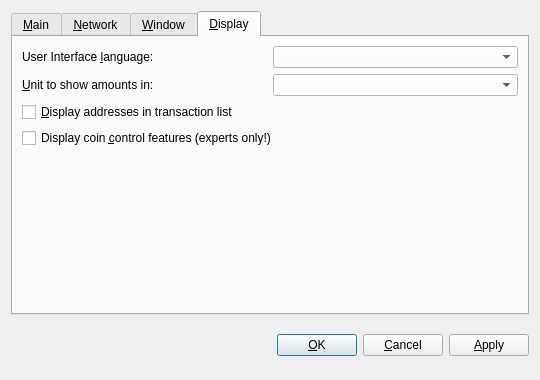
<?xml version="1.0" encoding="UTF-8"?>
<ui version="4.0">
 <class>OptionsDialog</class>
 <widget class="QDialog" name="OptionsDialog">
  <property name="geometry">
   <rect>
    <x>0</x>
    <y>0</y>
    <width>540</width>
    <height>380</height>
   </rect>
  </property>
  <property name="windowTitle">
   <string>Options</string>
  </property>
  <property name="styleSheet">
   <string notr="true"/>
  </property>
  <property name="modal">
   <bool>true</bool>
  </property>
  <layout class="QVBoxLayout" name="verticalLayout">
   <item>
    <widget class="QTabWidget" name="tabWidget">
     <property name="styleSheet">
      <string notr="true"/>
     </property>
     <property name="tabPosition">
      <enum>QTabWidget::North</enum>
     </property>
     <property name="currentIndex">
      <number>3</number>
     </property>
     <widget class="QWidget" name="tabMain">
      <attribute name="title">
       <string>&amp;Main</string>
      </attribute>
      <layout class="QVBoxLayout" name="verticalLayout_Main">
       <item>
        <widget class="QLabel" name="transactionFeeInfoLabel">
         <property name="text">
          <string>Optional transaction fee per kB that helps make sure your transactions are processed quickly. Most transactions are 1 kB. Fee 0.01 recommended.</string>
         </property>
         <property name="textFormat">
          <enum>Qt::PlainText</enum>
         </property>
         <property name="wordWrap">
          <bool>true</bool>
         </property>
        </widget>
       </item>
       <item>
        <layout class="QHBoxLayout" name="horizontalLayoutFee">
         <item>
          <widget class="QLabel" name="transactionFeeLabel">
           <property name="text">
            <string>Pay transaction &amp;fee</string>
           </property>
           <property name="textFormat">
            <enum>Qt::PlainText</enum>
           </property>
           <property name="buddy">
            <cstring>transactionFee</cstring>
           </property>
          </widget>
         </item>
         <item>
          <widget class="BitcoinAmountField" name="transactionFee"/>
         </item>
         <item>
          <spacer name="horizontalSpacerFee">
           <property name="orientation">
            <enum>Qt::Horizontal</enum>
           </property>
           <property name="sizeHint" stdset="0">
            <size>
             <width>40</width>
             <height>20</height>
            </size>
           </property>
          </spacer>
         </item>
        </layout>
       </item>
       <item>
        <widget class="QLabel" name="reserveBalanceInfoLabel">
         <property name="text">
          <string>Reserved amount does not participate in staking and is therefore spendable at any time.</string>
         </property>
         <property name="textFormat">
          <enum>Qt::PlainText</enum>
         </property>
         <property name="wordWrap">
          <bool>true</bool>
         </property>
        </widget>
       </item>
       <item>
        <layout class="QHBoxLayout" name="horizontalLayoutReserveBalance">
         <item>
          <widget class="QLabel" name="reserveBalanceLabel">
           <property name="text">
            <string>Reserve</string>
           </property>
           <property name="textFormat">
            <enum>Qt::PlainText</enum>
           </property>
           <property name="buddy">
            <cstring>reserveBalance</cstring>
           </property>
          </widget>
         </item>
         <item>
          <widget class="BitcoinAmountField" name="reserveBalance"/>
         </item>
         <item>
          <spacer name="horizontalSpacerReserveBalance">
           <property name="orientation">
            <enum>Qt::Horizontal</enum>
           </property>
           <property name="sizeHint" stdset="0">
            <size>
             <width>40</width>
             <height>20</height>
            </size>
           </property>
          </spacer>
         </item>
        </layout>
       </item>
       <item>
        <widget class="QCheckBox" name="bitcoinAtStartup">
         <property name="toolTip">
          <string>Automatically start dyor after logging in to the system.</string>
         </property>
         <property name="text">
          <string>&amp;Start dyor-qt on system login</string>
         </property>
        </widget>
       </item>
       <item>
        <widget class="QCheckBox" name="detachDatabases">
         <property name="toolTip">
          <string>Detach block and address databases at shutdown. This means they can be moved to another data directory, but it slows down shutdown. The wallet is always detached.</string>
         </property>
         <property name="text">
          <string>&amp;Detach databases at shutdown</string>
         </property>
        </widget>
       </item>
       <item>
        <spacer name="verticalSpacer_Main">
         <property name="orientation">
          <enum>Qt::Vertical</enum>
         </property>
         <property name="sizeHint" stdset="0">
          <size>
           <width>20</width>
           <height>40</height>
          </size>
         </property>
        </spacer>
       </item>
      </layout>
     </widget>
     <widget class="QWidget" name="tabNetwork">
      <attribute name="title">
       <string>&amp;Network</string>
      </attribute>
      <layout class="QVBoxLayout" name="verticalLayout_Network">
       <item>
        <widget class="QCheckBox" name="mapPortUpnp">
         <property name="toolTip">
          <string>Automatically open the dyor client port on the router. This only works when your router supports UPnP and it is enabled.</string>
         </property>
         <property name="text">
          <string>Map port using &amp;UPnP</string>
         </property>
        </widget>
       </item>
       <item>
        <widget class="QCheckBox" name="connectSocks">
         <property name="toolTip">
          <string>Connect to the dyor network through a SOCKS proxy (e.g. when connecting through Tor).</string>
         </property>
         <property name="text">
          <string>&amp;Connect through SOCKS proxy:</string>
         </property>
        </widget>
       </item>
       <item>
        <layout class="QHBoxLayout" name="horizontalLayout_Network">
         <item>
          <widget class="QLabel" name="proxyIpLabel">
           <property name="text">
            <string>Proxy &amp;IP:</string>
           </property>
           <property name="textFormat">
            <enum>Qt::PlainText</enum>
           </property>
           <property name="buddy">
            <cstring>proxyIp</cstring>
           </property>
          </widget>
         </item>
         <item>
          <widget class="QValidatedLineEdit" name="proxyIp">
           <property name="maximumSize">
            <size>
             <width>140</width>
             <height>16777215</height>
            </size>
           </property>
           <property name="toolTip">
            <string>IP address of the proxy (e.g. 127.0.0.1)</string>
           </property>
           <property name="styleSheet">
            <string notr="true"/>
           </property>
          </widget>
         </item>
         <item>
          <widget class="QLabel" name="proxyPortLabel">
           <property name="text">
            <string>&amp;Port:</string>
           </property>
           <property name="textFormat">
            <enum>Qt::PlainText</enum>
           </property>
           <property name="buddy">
            <cstring>proxyPort</cstring>
           </property>
          </widget>
         </item>
         <item>
          <widget class="QLineEdit" name="proxyPort">
           <property name="maximumSize">
            <size>
             <width>55</width>
             <height>16777215</height>
            </size>
           </property>
           <property name="toolTip">
            <string>Port of the proxy (e.g. 9050)</string>
           </property>
           <property name="styleSheet">
            <string notr="true"/>
           </property>
          </widget>
         </item>
         <item>
          <widget class="QLabel" name="socksVersionLabel">
           <property name="text">
            <string>SOCKS &amp;Version:</string>
           </property>
           <property name="textFormat">
            <enum>Qt::PlainText</enum>
           </property>
           <property name="buddy">
            <cstring>socksVersion</cstring>
           </property>
          </widget>
         </item>
         <item>
          <widget class="QValueComboBox" name="socksVersion">
           <property name="toolTip">
            <string>SOCKS version of the proxy (e.g. 5)</string>
           </property>
          </widget>
         </item>
         <item>
          <spacer name="horizontalSpacer_Network">
           <property name="orientation">
            <enum>Qt::Horizontal</enum>
           </property>
           <property name="sizeHint" stdset="0">
            <size>
             <width>40</width>
             <height>20</height>
            </size>
           </property>
          </spacer>
         </item>
        </layout>
       </item>
       <item>
        <spacer name="verticalSpacer_Network">
         <property name="orientation">
          <enum>Qt::Vertical</enum>
         </property>
         <property name="sizeHint" stdset="0">
          <size>
           <width>20</width>
           <height>40</height>
          </size>
         </property>
        </spacer>
       </item>
      </layout>
     </widget>
     <widget class="QWidget" name="tabWindow">
      <attribute name="title">
       <string>&amp;Window</string>
      </attribute>
      <layout class="QVBoxLayout" name="verticalLayout_Window">
       <item>
        <widget class="QCheckBox" name="minimizeToTray">
         <property name="toolTip">
          <string>Show only a tray icon after minimizing the window.</string>
         </property>
         <property name="text">
          <string>&amp;Minimize to the tray instead of the taskbar</string>
         </property>
        </widget>
       </item>
       <item>
        <widget class="QCheckBox" name="minimizeOnClose">
         <property name="toolTip">
          <string>Minimize instead of exit the application when the window is closed. When this option is enabled, the application will be closed only after selecting Quit in the menu.</string>
         </property>
         <property name="text">
          <string>M&amp;inimize on close</string>
         </property>
        </widget>
       </item>
       <item>
        <spacer name="verticalSpacer_Window">
         <property name="orientation">
          <enum>Qt::Vertical</enum>
         </property>
         <property name="sizeHint" stdset="0">
          <size>
           <width>20</width>
           <height>40</height>
          </size>
         </property>
        </spacer>
       </item>
      </layout>
     </widget>
     <widget class="QWidget" name="tabDisplay">
      <attribute name="title">
       <string>&amp;Display</string>
      </attribute>
      <layout class="QVBoxLayout" name="verticalLayout_Display">
       <item>
        <layout class="QHBoxLayout" name="horizontalLayout_1_Display">
         <item>
          <widget class="QLabel" name="langLabel">
           <property name="text">
            <string>User Interface &amp;language:</string>
           </property>
           <property name="textFormat">
            <enum>Qt::PlainText</enum>
           </property>
           <property name="buddy">
            <cstring>lang</cstring>
           </property>
          </widget>
         </item>
         <item>
          <widget class="QValueComboBox" name="lang">
           <property name="toolTip">
            <string>The user interface language can be set here. This setting will take effect after restarting dyor.</string>
           </property>
           <property name="styleSheet">
            <string notr="true">background-color: rgb(255, 255, 255);</string>
           </property>
          </widget>
         </item>
        </layout>
       </item>
       <item>
        <layout class="QHBoxLayout" name="horizontalLayout_2_Display">
         <item>
          <widget class="QLabel" name="unitLabel">
           <property name="text">
            <string>&amp;Unit to show amounts in:</string>
           </property>
           <property name="textFormat">
            <enum>Qt::PlainText</enum>
           </property>
           <property name="buddy">
            <cstring>unit</cstring>
           </property>
          </widget>
         </item>
         <item>
          <widget class="QValueComboBox" name="unit">
           <property name="toolTip">
            <string>Choose the default subdivision unit to show in the interface and when sending coins.</string>
           </property>
           <property name="styleSheet">
            <string notr="true">background-color: rgb(255, 255, 255);</string>
           </property>
          </widget>
         </item>
        </layout>
       </item>
       <item>
        <widget class="QCheckBox" name="displayAddresses">
         <property name="toolTip">
          <string>Whether to show dyor addresses in the transaction list or not.</string>
         </property>
         <property name="text">
          <string>&amp;Display addresses in transaction list</string>
         </property>
        </widget>
       </item>
       <item>
        <widget class="QCheckBox" name="coinControlFeatures">
         <property name="toolTip">
          <string>Whether to show coin control features or not.</string>
         </property>
         <property name="text">
          <string>Display coin &amp;control features (experts only!)</string>
         </property>
        </widget>
       </item>
       <item>
        <spacer name="verticalSpacer_Display">
         <property name="orientation">
          <enum>Qt::Vertical</enum>
         </property>
         <property name="sizeHint" stdset="0">
          <size>
           <width>20</width>
           <height>40</height>
          </size>
         </property>
        </spacer>
       </item>
      </layout>
     </widget>
    </widget>
   </item>
   <item>
    <layout class="QHBoxLayout" name="horizontalLayout_Buttons">
     <item>
      <spacer name="horizontalSpacer_1">
       <property name="orientation">
        <enum>Qt::Horizontal</enum>
       </property>
       <property name="sizeHint" stdset="0">
        <size>
         <width>40</width>
         <height>48</height>
        </size>
       </property>
      </spacer>
     </item>
     <item>
      <widget class="QLabel" name="statusLabel">
       <property name="font">
        <font>
         <weight>75</weight>
         <bold>true</bold>
        </font>
       </property>
       <property name="text">
        <string/>
       </property>
       <property name="textFormat">
        <enum>Qt::PlainText</enum>
       </property>
       <property name="wordWrap">
        <bool>true</bool>
       </property>
      </widget>
     </item>
     <item>
      <spacer name="horizontalSpacer_2">
       <property name="orientation">
        <enum>Qt::Horizontal</enum>
       </property>
       <property name="sizeHint" stdset="0">
        <size>
         <width>40</width>
         <height>48</height>
        </size>
       </property>
      </spacer>
     </item>
     <item>
      <widget class="QPushButton" name="okButton">
       <property name="autoFillBackground">
        <bool>false</bool>
       </property>
       <property name="styleSheet">
        <string notr="true"/>
       </property>
       <property name="text">
        <string>&amp;OK</string>
       </property>
      </widget>
     </item>
     <item>
      <widget class="QPushButton" name="cancelButton">
       <property name="styleSheet">
        <string notr="true"/>
       </property>
       <property name="text">
        <string>&amp;Cancel</string>
       </property>
       <property name="autoDefault">
        <bool>false</bool>
       </property>
      </widget>
     </item>
     <item>
      <widget class="QPushButton" name="applyButton">
       <property name="styleSheet">
        <string notr="true"/>
       </property>
       <property name="text">
        <string>&amp;Apply</string>
       </property>
       <property name="autoDefault">
        <bool>false</bool>
       </property>
      </widget>
     </item>
    </layout>
   </item>
  </layout>
 </widget>
 <customwidgets>
  <customwidget>
   <class>BitcoinAmountField</class>
   <extends>QLineEdit</extends>
   <header>bitcoinamountfield.h</header>
   <container>1</container>
  </customwidget>
  <customwidget>
   <class>QValidatedLineEdit</class>
   <extends>QLineEdit</extends>
   <header>qvalidatedlineedit.h</header>
  </customwidget>
  <customwidget>
   <class>QValueComboBox</class>
   <extends>QComboBox</extends>
   <header>qvaluecombobox.h</header>
  </customwidget>
 </customwidgets>
 <resources/>
 <connections/>
</ui>
